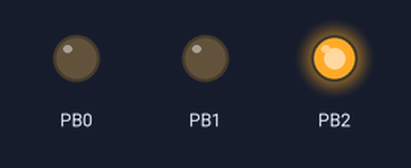
Bench run of a sketch on a simulated ATtiny85, built with avr-gcc and run on an emulated ATtiny85. Shown: output pins drawn as LEDs (lit = HIGH). Random numbers use the default seed unless the sketch sets one.

Above: at 2.66 s.
At 5.87 s:
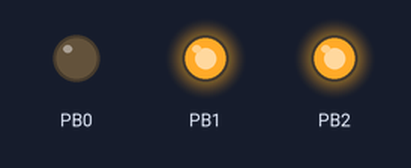
At 8.77 s:
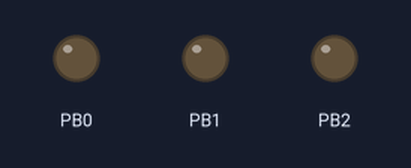
At 19.58 s:
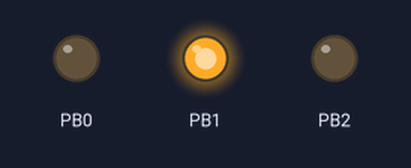
At 29.62 s:
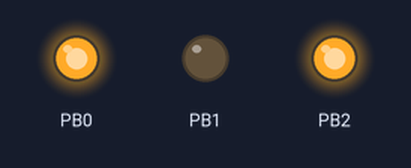
At 39.87 s:
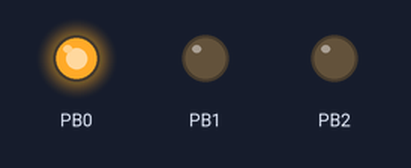
Timing chart, 0 to 40.0 s (numbered marks = the images above):
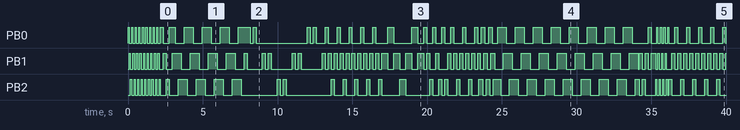

The sketch:

cica-mica.ino
```cpp
// (licence header left out)
// ATMEL ATTINY85
//
//                  +-\/-+
//      (D 5) PB5  1|    |8  Vcc
//      (D 3) PB3  2|    |7  PB2 (D 2) LED3
//      (D 4) PB4  3|    |6  PB1 (D 1) LED2
//            GND  4|    |5  PB0 (D 0) LED1
//                  +----+

// Sequence 1
const char PROGMEM sequence1[] = {
  0b00000001,
  0b00000010,
  0b00000100,
};
const int sequence_length1 = sizeof(sequence1) / sizeof(char);

// Sequence 2
const char PROGMEM sequence2[] = {
  0b00000001,
  0b00000011,
  0b00000010,
  0b00000110,
  0b00000100,
  0b00000101,
};
const int sequence_length2 = sizeof(sequence2) / sizeof(char);

// Sequence 3
const char PROGMEM sequence3[] = {
  0b00000001,
  0b00000010,
  0b00000100,
  0b00000010,
};
const int sequence_length3 = sizeof(sequence3) / sizeof(char);

// Sequence 4
const char PROGMEM sequence4[] = {
  0b00000001,
  0b00000000,
  0b00000001,
  0b00000000,
  0b00000000,
  0b00000010,
  0b00000000,
  0b00000010,
  0b00000000,
  0b00000000,
  0b00000100,
  0b00000000,
  0b00000100,
  0b00000000,
  0b00000000,
  0b00000010,
  0b00000000,
  0b00000010,
  0b00000000,
  0b00000000,
};
const int sequence_length4 = sizeof(sequence4) / sizeof(char);

class Sequencer {
    char *data;
    int len;
    int pos;

  public:
    Sequencer(char *_data, int _len)
      : data(_data), len(_len), pos(0)
    {}

    void next() {
      char b = pgm_read_byte(&data[pos]);
      digitalWrite(0, b & 0b00000001);
      digitalWrite(1, b & 0b00000010);
      digitalWrite(2, b & 0b00000100);
      pos++;
      if (pos == len)
        pos = 0;
    }
};

Sequencer seq1(sequence1, sequence_length1);
Sequencer seq2(sequence2, sequence_length2);
Sequencer seq3(sequence3, sequence_length3);
Sequencer seq4(sequence4, sequence_length4);
enum states {st1, st2, st3, st4, st5, st6, st7};
states state = st1;

void setup() {
  for (uint8_t i = 0; i < 3; i++)
    pinMode(i, OUTPUT);
  pinMode(3, INPUT_PULLUP);
  pinMode(4, INPUT_PULLUP);
}

void loop() {
  switch (state) {
    case st1:
      seq1.next();
      delay(80);
      break;
    case st2:
      seq2.next();
      delay(80);
      break;
    case st3:
      seq1.next();
      delay(200);
      break;
    case st4:
      seq2.next();
      delay(200);
      break;
    case st5:
      seq3.next();
      delay(200);
      break;
    case st6:
      seq3.next();
      delay(400);
      break;
    case st7:
      seq4.next();
      delay(200);
      break;
  }
  int r = random(100);
  if (r > 94) {
    state = random(7);
  }
}
```
